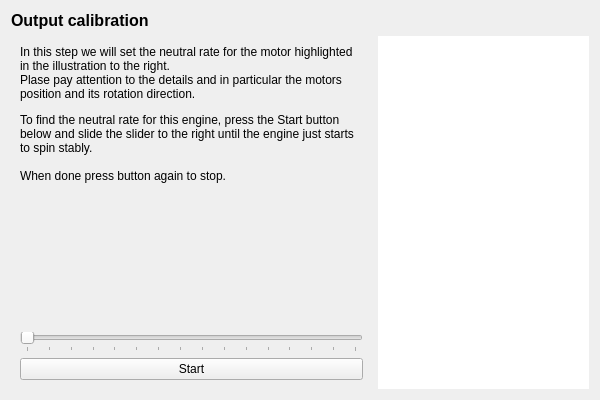
<?xml version="1.0" encoding="UTF-8"?>
<ui version="4.0">
 <class>OutputCalibrationPage</class>
 <widget class="QWizardPage" name="OutputCalibrationPage">
  <property name="geometry">
   <rect>
    <x>0</x>
    <y>0</y>
    <width>600</width>
    <height>400</height>
   </rect>
  </property>
  <property name="windowTitle">
   <string>WizardPage</string>
  </property>
  <layout class="QGridLayout" name="gridLayout">
   <item row="0" column="0">
    <widget class="QLabel" name="label_2">
     <property name="font">
      <font>
       <pointsize>12</pointsize>
       <weight>75</weight>
       <bold>true</bold>
      </font>
     </property>
     <property name="text">
      <string>Output calibration</string>
     </property>
     <property name="alignment">
      <set>Qt::AlignLeading|Qt::AlignLeft|Qt::AlignVCenter</set>
     </property>
    </widget>
   </item>
   <item row="1" column="0">
    <widget class="QStackedWidget" name="calibrationStack">
     <property name="currentIndex">
      <number>1</number>
     </property>
     <widget class="QWidget" name="intro">
      <layout class="QVBoxLayout" name="verticalLayout_3">
       <item>
        <widget class="QLabel" name="label_3">
         <property name="text">
          <string>&lt;!DOCTYPE HTML PUBLIC &quot;-//W3C//DTD HTML 4.0//EN&quot; &quot;http://www.w3.org/TR/REC-html40/strict.dtd&quot;&gt;
&lt;html&gt;&lt;head&gt;&lt;meta name=&quot;qrichtext&quot; content=&quot;1&quot; /&gt;&lt;style type=&quot;text/css&quot;&gt;
p, li { white-space: pre-wrap; }
&lt;/style&gt;&lt;/head&gt;&lt;body style=&quot; font-family:'MS Shell Dlg 2'; font-size:8pt; font-weight:400; font-style:normal;&quot;&gt;
&lt;p style=&quot; margin-top:12px; margin-bottom:12px; margin-left:0px; margin-right:0px; -qt-block-indent:0; text-indent:0px;&quot;&gt;&lt;span style=&quot; font-family:'Lucida Grande'; font-size:10pt;&quot;&gt;It is now time to calibrate the output levels for the signals controlling your vehicle. &lt;/span&gt;&lt;/p&gt;
&lt;p align=&quot;center&quot; style=&quot; margin-top:12px; margin-bottom:12px; margin-left:0px; margin-right:0px; -qt-block-indent:0; text-indent:0px;&quot;&gt;&lt;span style=&quot; font-family:'Lucida Grande'; font-size:10pt; font-weight:600; color:#ff0000;&quot;&gt;VERY IMPORTANT!&lt;/span&gt;&lt;span style=&quot; font-family:'Lucida Grande'; font-size:10pt;&quot;&gt;&lt;br /&gt;&lt;/span&gt;&lt;span style=&quot; font-family:'Lucida Grande'; font-size:10pt; font-weight:600; color:#ff0000;&quot;&gt;REMOVE ALL PROPELLERS FROM THE VEHICLE BEFORE PROCEEDING!&lt;/span&gt;&lt;/p&gt;
&lt;p style=&quot; margin-top:0px; margin-bottom:0px; margin-left:0px; margin-right:0px; -qt-block-indent:0; text-indent:0px;&quot;&gt;&lt;span style=&quot; font-family:'Lucida Grande'; font-size:10pt;&quot;&gt;Connect all components according to the illustration on the summary page, and provide power using an external power supply such as a battery before continuing.&lt;/span&gt;&lt;/p&gt;
&lt;p style=&quot;-qt-paragraph-type:empty; margin-top:0px; margin-bottom:0px; margin-left:0px; margin-right:0px; -qt-block-indent:0; text-indent:0px; font-family:'Lucida Grande'; font-size:10pt;&quot;&gt;&lt;br /&gt;&lt;/p&gt;
&lt;p style=&quot; margin-top:0px; margin-bottom:0px; margin-left:0px; margin-right:0px; -qt-block-indent:0; text-indent:0px;&quot;&gt;&lt;span style=&quot; font-family:'Lucida Grande'; font-size:10pt;&quot;&gt;Depending on what vehicle you have selected, both the motors controlled by ESCs and/or servos controlled directly by the flight controller may have to be calibrated. The following steps will guide you safely through this process. &lt;/span&gt;&lt;/p&gt;&lt;/body&gt;&lt;/html&gt;</string>
         </property>
         <property name="alignment">
          <set>Qt::AlignLeading|Qt::AlignLeft|Qt::AlignTop</set>
         </property>
         <property name="wordWrap">
          <bool>true</bool>
         </property>
        </widget>
       </item>
      </layout>
     </widget>
     <widget class="QWidget" name="motorNeutral">
      <layout class="QVBoxLayout" name="verticalLayout_4">
       <item>
        <widget class="QLabel" name="label_4">
         <property name="text">
          <string>&lt;html&gt;&lt;head/&gt;&lt;body&gt;&lt;p&gt;In this step we will set the neutral rate for the motor highlighted in the illustration to the right. &lt;br/&gt;Plase pay attention to the details and in particular the motors position and its rotation direction.&lt;/p&gt;&lt;p&gt;To find the neutral rate for this engine, press the Start button below and slide the slider to the right until the engine just starts to spin stably. &lt;br/&gt;&lt;br/&gt;When done press button again to stop.&lt;/p&gt;&lt;/body&gt;&lt;/html&gt;</string>
         </property>
         <property name="alignment">
          <set>Qt::AlignLeading|Qt::AlignLeft|Qt::AlignTop</set>
         </property>
         <property name="wordWrap">
          <bool>true</bool>
         </property>
        </widget>
       </item>
       <item>
        <widget class="QSlider" name="motorNeutralSlider">
         <property name="enabled">
          <bool>false</bool>
         </property>
         <property name="minimum">
          <number>1000</number>
         </property>
         <property name="maximum">
          <number>1300</number>
         </property>
         <property name="singleStep">
          <number>10</number>
         </property>
         <property name="pageStep">
          <number>20</number>
         </property>
         <property name="orientation">
          <enum>Qt::Horizontal</enum>
         </property>
         <property name="invertedAppearance">
          <bool>false</bool>
         </property>
         <property name="tickPosition">
          <enum>QSlider::TicksBelow</enum>
         </property>
         <property name="tickInterval">
          <number>20</number>
         </property>
        </widget>
       </item>
       <item>
        <widget class="QPushButton" name="motorNeutralButton">
         <property name="text">
          <string>Start</string>
         </property>
         <property name="checkable">
          <bool>true</bool>
         </property>
         <property name="checked">
          <bool>false</bool>
         </property>
        </widget>
       </item>
      </layout>
     </widget>
     <widget class="QWidget" name="servoNeutral">
      <layout class="QVBoxLayout" name="verticalLayout_5">
       <item>
        <widget class="QLabel" name="label_6">
         <property name="text">
          <string>&lt;html&gt;&lt;head/&gt;&lt;body&gt;&lt;p&gt;This step calibrates the center position of the servo. To set the center position for this servo, press the Start button below and slide the slider to center the servo. &lt;/p&gt;&lt;p&gt;When done press button again to stop.&lt;/p&gt;&lt;/body&gt;&lt;/html&gt;</string>
         </property>
         <property name="alignment">
          <set>Qt::AlignLeading|Qt::AlignLeft|Qt::AlignTop</set>
         </property>
         <property name="wordWrap">
          <bool>true</bool>
         </property>
        </widget>
       </item>
       <item>
        <widget class="QSlider" name="servoCenterSlider">
         <property name="enabled">
          <bool>false</bool>
         </property>
         <property name="minimum">
          <number>1000</number>
         </property>
         <property name="maximum">
          <number>2000</number>
         </property>
         <property name="singleStep">
          <number>10</number>
         </property>
         <property name="pageStep">
          <number>20</number>
         </property>
         <property name="value">
          <number>1500</number>
         </property>
         <property name="tracking">
          <bool>true</bool>
         </property>
         <property name="orientation">
          <enum>Qt::Horizontal</enum>
         </property>
         <property name="invertedAppearance">
          <bool>false</bool>
         </property>
         <property name="invertedControls">
          <bool>false</bool>
         </property>
         <property name="tickPosition">
          <enum>QSlider::TicksBelow</enum>
         </property>
         <property name="tickInterval">
          <number>40</number>
         </property>
        </widget>
       </item>
       <item>
        <widget class="QPushButton" name="servoCenterButton">
         <property name="text">
          <string>Start</string>
         </property>
         <property name="checkable">
          <bool>true</bool>
         </property>
         <property name="checked">
          <bool>false</bool>
         </property>
        </widget>
       </item>
      </layout>
     </widget>
     <widget class="QWidget" name="servoMinMax">
      <layout class="QVBoxLayout" name="verticalLayout">
       <item>
        <widget class="QLabel" name="label_7">
         <property name="text">
          <string>&lt;html&gt;&lt;head/&gt;&lt;body&gt;&lt;p&gt;To save the servo and other hardware from damage we have to set the max and min angles for the servo. &lt;/p&gt;&lt;p&gt;To set the minimum angle for the servo, press the Start button below and select the top slider and slide it to the left until min angle is reached.&lt;/p&gt;&lt;p&gt;When done press button again to stop.&lt;/p&gt;&lt;/body&gt;&lt;/html&gt;</string>
         </property>
         <property name="alignment">
          <set>Qt::AlignLeading|Qt::AlignLeft|Qt::AlignTop</set>
         </property>
         <property name="wordWrap">
          <bool>true</bool>
         </property>
        </widget>
       </item>
       <item>
        <widget class="QSlider" name="servoMinAngleSlider">
         <property name="enabled">
          <bool>false</bool>
         </property>
         <property name="minimum">
          <number>1000</number>
         </property>
         <property name="maximum">
          <number>1500</number>
         </property>
         <property name="singleStep">
          <number>10</number>
         </property>
         <property name="pageStep">
          <number>20</number>
         </property>
         <property name="value">
          <number>1500</number>
         </property>
         <property name="tracking">
          <bool>true</bool>
         </property>
         <property name="orientation">
          <enum>Qt::Horizontal</enum>
         </property>
         <property name="invertedAppearance">
          <bool>false</bool>
         </property>
         <property name="invertedControls">
          <bool>false</bool>
         </property>
         <property name="tickPosition">
          <enum>QSlider::TicksBelow</enum>
         </property>
         <property name="tickInterval">
          <number>40</number>
         </property>
        </widget>
       </item>
       <item>
        <widget class="QPushButton" name="servoMinAngleButton">
         <property name="text">
          <string>Start</string>
         </property>
         <property name="checkable">
          <bool>true</bool>
         </property>
         <property name="checked">
          <bool>false</bool>
         </property>
        </widget>
       </item>
      </layout>
     </widget>
     <widget class="QWidget" name="page">
      <layout class="QVBoxLayout" name="verticalLayout_2">
       <item>
        <widget class="QLabel" name="label_8">
         <property name="text">
          <string>&lt;html&gt;&lt;head/&gt;&lt;body&gt;&lt;p&gt;To set the maximum angle for the servo, press the Start button below and select the top slider and slide it to the right until max angle is reached.&lt;/p&gt;&lt;p&gt;When done press button again to stop.&lt;/p&gt;&lt;/body&gt;&lt;/html&gt;</string>
         </property>
         <property name="alignment">
          <set>Qt::AlignLeading|Qt::AlignLeft|Qt::AlignTop</set>
         </property>
         <property name="wordWrap">
          <bool>true</bool>
         </property>
        </widget>
       </item>
       <item>
        <widget class="QSlider" name="servoMaxAngleSlider">
         <property name="enabled">
          <bool>false</bool>
         </property>
         <property name="minimum">
          <number>1500</number>
         </property>
         <property name="maximum">
          <number>2000</number>
         </property>
         <property name="singleStep">
          <number>10</number>
         </property>
         <property name="pageStep">
          <number>20</number>
         </property>
         <property name="value">
          <number>1500</number>
         </property>
         <property name="tracking">
          <bool>true</bool>
         </property>
         <property name="orientation">
          <enum>Qt::Horizontal</enum>
         </property>
         <property name="invertedAppearance">
          <bool>false</bool>
         </property>
         <property name="invertedControls">
          <bool>false</bool>
         </property>
         <property name="tickPosition">
          <enum>QSlider::TicksBelow</enum>
         </property>
         <property name="tickInterval">
          <number>40</number>
         </property>
        </widget>
       </item>
       <item>
        <widget class="QPushButton" name="servoMaxAngleButton">
         <property name="text">
          <string>Start</string>
         </property>
         <property name="checkable">
          <bool>true</bool>
         </property>
         <property name="checked">
          <bool>false</bool>
         </property>
        </widget>
       </item>
      </layout>
     </widget>
    </widget>
   </item>
   <item row="1" column="1">
    <widget class="QGraphicsView" name="vehicleView">
     <property name="sizePolicy">
      <sizepolicy hsizetype="Minimum" vsizetype="Minimum">
       <horstretch>0</horstretch>
       <verstretch>0</verstretch>
      </sizepolicy>
     </property>
     <property name="minimumSize">
      <size>
       <width>200</width>
       <height>200</height>
      </size>
     </property>
     <property name="frameShape">
      <enum>QFrame::NoFrame</enum>
     </property>
    </widget>
   </item>
  </layout>
 </widget>
 <resources/>
 <connections>
  <connection>
   <sender>motorNeutralButton</sender>
   <signal>toggled(bool)</signal>
   <receiver>motorNeutralSlider</receiver>
   <slot>setEnabled(bool)</slot>
   <hints>
    <hint type="sourcelabel">
     <x>147</x>
     <y>291</y>
    </hint>
    <hint type="destinationlabel">
     <x>150</x>
     <y>249</y>
    </hint>
   </hints>
  </connection>
  <connection>
   <sender>servoMinAngleButton</sender>
   <signal>toggled(bool)</signal>
   <receiver>servoMinAngleSlider</receiver>
   <slot>setEnabled(bool)</slot>
   <hints>
    <hint type="sourcelabel">
     <x>147</x>
     <y>291</y>
    </hint>
    <hint type="destinationlabel">
     <x>150</x>
     <y>249</y>
    </hint>
   </hints>
  </connection>
  <connection>
   <sender>servoMaxAngleButton</sender>
   <signal>toggled(bool)</signal>
   <receiver>servoMaxAngleSlider</receiver>
   <slot>setEnabled(bool)</slot>
   <hints>
    <hint type="sourcelabel">
     <x>147</x>
     <y>291</y>
    </hint>
    <hint type="destinationlabel">
     <x>150</x>
     <y>249</y>
    </hint>
   </hints>
  </connection>
  <connection>
   <sender>servoCenterButton</sender>
   <signal>toggled(bool)</signal>
   <receiver>servoCenterSlider</receiver>
   <slot>setEnabled(bool)</slot>
   <hints>
    <hint type="sourcelabel">
     <x>147</x>
     <y>291</y>
    </hint>
    <hint type="destinationlabel">
     <x>150</x>
     <y>249</y>
    </hint>
   </hints>
  </connection>
 </connections>
</ui>
